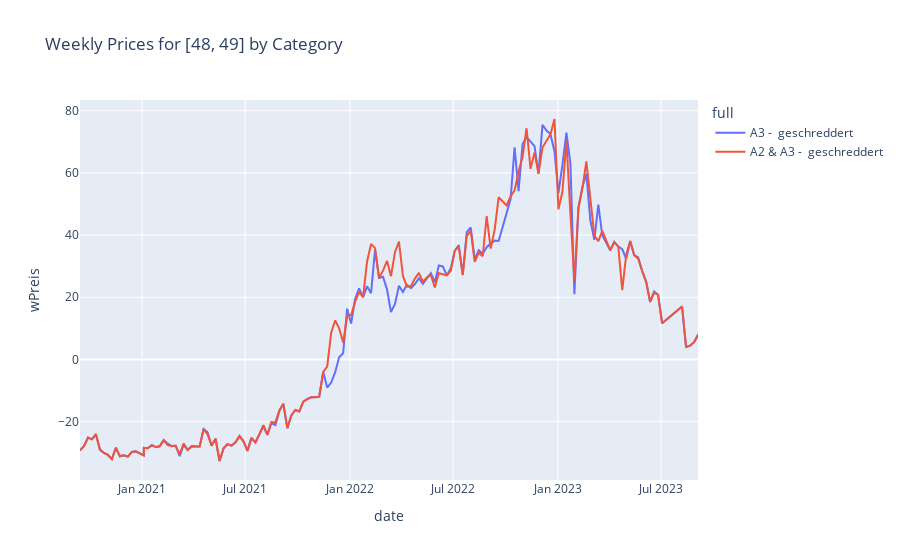

Notebook code cell kept with this figure:
### Code cell
TS5 = df[(df['Plz'] == "['48', '49']")]  
fig = px.line(TS5, x='date', y='wPreis', color='full', title='Weekly Prices for [48, 49] by Category')
fig.show()

### Figure 1 — Plotly figure (JSON) as saved in the notebook; plotly's stock layout.template omitted (floating-point values rounded to 4 significant figures; data arrays with more than 128 entries replaced by an {"elided": "..."} marker saying what was removed)
{"data": [{"hovertemplate": "full=A3 -  geschreddert<br>date=%{x}<br>wPreis=%{y}<extra></extra>", "legendgroup": "A3 -  geschreddert", "line": {"color": "#636efa", "dash": "solid"}, "marker": {"symbol": "circle"}, "mode": "lines", "name": "A3 -  geschreddert", "orientation": "v", "showlegend": true, "type": "scatter", "x": {"elided": "150 str values"}, "xaxis": "x", "y": {"elided": "150 float values"}, "yaxis": "y"}, {"hovertemplate": "full=A2 & A3 -  geschreddert<br>date=%{x}<br>wPreis=%{y}<extra></extra>", "legendgroup": "A2 & A3 -  geschreddert", "line": {"color": "#EF553B", "dash": "solid"}, "marker": {"symbol": "circle"}, "mode": "lines", "name": "A2 & A3 -  geschreddert", "orientation": "v", "showlegend": true, "type": "scatter", "x": {"elided": "150 str values"}, "xaxis": "x", "y": {"elided": "150 float values"}, "yaxis": "y"}], "layout": {"legend": {"title": {"text": "full"}, "tracegroupgap": 0}, "title": {"text": "Weekly Prices for [48, 49] by Category"}, "xaxis": {"anchor": "y", "domain": [0, 1], "title": {"text": "date"}}, "yaxis": {"anchor": "x", "domain": [0, 1], "title": {"text": "wPreis"}}}}
